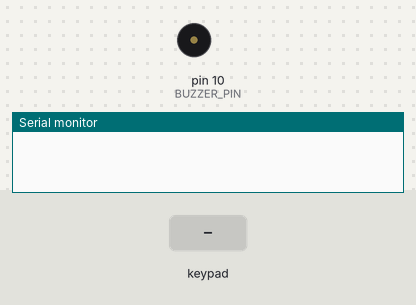
Recording of a sketch running on a simulated Arduino Uno, built with avr-gcc and run on an emulated ATmega328P. On the bench: buzzer (waves = sounding), the last lines printed to the serial monitor. Inputs (shaded band) come from the test bench.

Above: at 1.2 s.
1.3 s: key '1' pressed
At 1.7 s:
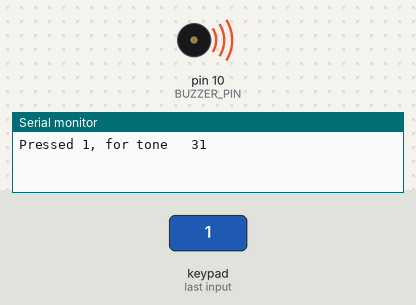
3.3 s: keypad keys 5 4 3 2 pressed 0.4 s apart
At 6.0 s:
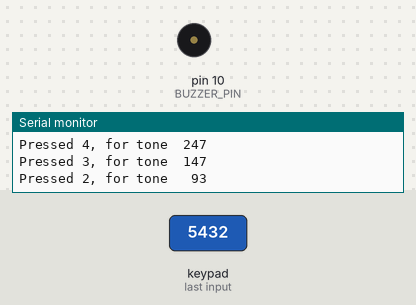
6.5 s: key 'A' pressed
At 6.9 s:
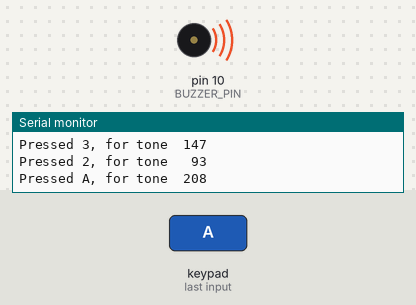
8.0 s: keypad keys 5 4 3 2 # pressed 0.4 s apart
At 11.1 s:
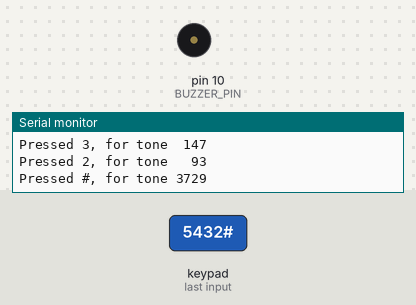
11.6 s: key 'B' pressed
At 12.0 s:
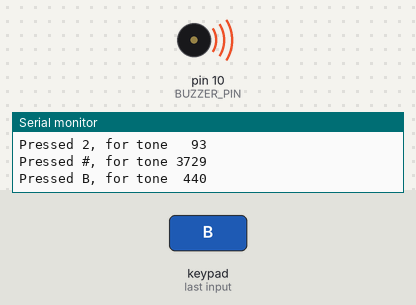
13.1 s: keypad keys 5 4 3 2 * pressed 0.4 s apart
At 16.3 s:
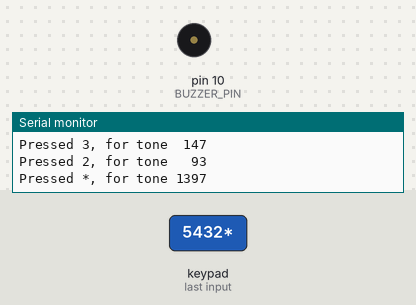
Timing chart, 0 to 17.7 s (numbered marks = the images above; inputs shaded):
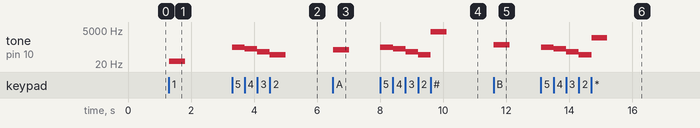

Measured:
- after the input at 1.3 s, tone on pin 10 (BUZZER_PIN): silent → 31 Hz at once, → silent 0.50 s later
- after the input at 3.3 s, tone on pin 10 (BUZZER_PIN): plays 311 Hz for 0.40 s, 247 Hz for 0.39 s, 147 Hz for 0.40 s, 93 Hz for 0.50 s, starting at once
- after the input at 6.5 s, tone on pin 10 (BUZZER_PIN): silent → 208 Hz at once, → silent 0.50 s later
- after the input at 8.0 s, tone on pin 10 (BUZZER_PIN): plays 311 Hz for 0.40 s, 247 Hz for 0.40 s, 147 Hz for 0.39 s, 93 Hz for 0.40 s, 3729 Hz for 0.50 s, starting at once
- after the input at 11.6 s, tone on pin 10 (BUZZER_PIN): silent → 440 Hz at once, → silent 0.50 s later
- after the input at 13.1 s, tone on pin 10 (BUZZER_PIN): plays 311 Hz for 0.40 s, 247 Hz for 0.39 s, 147 Hz for 0.40 s, 93 Hz for 0.40 s, 1397 Hz for 0.50 s, starting at once

The sketch:

hear-us.ino
```cpp
#include "Arduino.h"
#include <Keypad.h>

const byte ROWS = 4;
const byte COLS = 4;

const byte ROW_PINS[ROWS] = { 5, 4, 3, 2 };
const byte COL_PINS[COLS] = { 6, 7, 8, 9 };

char BUTTONS[ROWS][COLS] = {
  { '1', '2', '3', 'A' },  // 1st row
  { '4', '5', '6', 'B' },  // 2nd row
  { '7', '8', '9', 'C' },  // 3rd row
  { '*', '0', '#', 'D' }   // 4th row
};

Keypad piano = Keypad(makeKeymap(BUTTONS), ROW_PINS, COL_PINS, ROWS, COLS);

const unsigned long DURATION = 500;
const unsigned int TONES[ROWS][COLS] = {
  // a frequency tone for each button
  { 31, 93, 147, 208 },
  { 247, 311, 370, 440 },
  { 523, 587, 698, 880 },
  { 1397, 2637, 3729, 0 }  // Use frequency of 0 for bottom right key to end tone.
};

const byte BUZZER_PIN = 10;

void setup() {
  Serial.begin(9600);
}

int findTone(char button_character) {
  unsigned int tone_frequency = 0;
  for (byte row = 0; row < ROWS; row++) {
    for (byte col = 0; col < COLS; col++) {
      if (button_character == BUTTONS[row][col]) {
        tone_frequency = TONES[row][col];
        goto endLoop;
      }
    }
  }
  endLoop:

  log(button_character, tone_frequency);
  return tone_frequency;
}

static char buffer[32];
void log(char button_character, unsigned int tone_frequency) {
  sprintf(buffer, "Pressed %c, for tone %4d", button_character, tone_frequency);
  Serial.println(buffer);
}

void playTone(unsigned int tone_frequency) {
  tone_frequency > 0
    ? tone(BUZZER_PIN, tone_frequency, DURATION)
    : noTone(BUZZER_PIN);
}

void loop() {
  char button_character = piano.waitForKey();

  unsigned int tone_frequency = findTone(button_character);

  playTone(tone_frequency);
}
```
